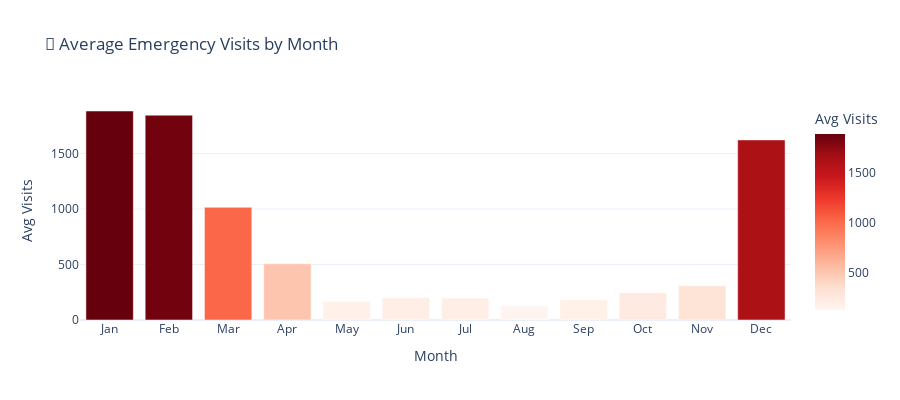

Source (notebook cell):
### Code cell
# Monthly seasonality analysis
if df is not None and emergency_cols:
    df['month'] = df['date'].dt.month
    df['month_name'] = df['date'].dt.strftime('%b')

    monthly_avg = df.groupby('month')[target_col].mean().reset_index()
    month_names = ['Jan', 'Feb', 'Mar', 'Apr', 'May', 'Jun', 'Jul', 'Aug', 'Sep', 'Oct', 'Nov', 'Dec']
    monthly_avg['month_name'] = monthly_avg['month'].map(lambda x: month_names[x-1])

    # Bar chart
    fig = px.bar(
        monthly_avg,
        x='month_name',
        y=target_col,
        title='📅 Average Emergency Visits by Month',
        labels={'month_name': 'Month', target_col: 'Avg Visits'},
        color=target_col,
        color_continuous_scale='Reds'
    )

    fig.update_layout(height=400, template='plotly_white')
    fig.write_html(VIZ_PATH / 'seasonality_by_month.html')
    fig.show()
    print(f"\n✅ Saved: seasonality_by_month.html")

    # Key insight
    peak_month = monthly_avg.loc[monthly_avg[target_col].idxmax(), 'month_name']
    print(f"\n💡 Key Insight: Peak emergency visits occur in {peak_month}")

### Figure 1 — Plotly figure (JSON) as saved in the notebook; plotly's stock layout.template omitted (floating-point values rounded to 4 significant figures)
{"data": [{"hovertemplate": "Month=%{x}<br>Avg Visits=%{marker.color}<extra></extra>", "legendgroup": "", "marker": {"color": [1882.0, 1845.0, 1015.0, 506.2, 168.1, 203.3, 197.0, 127.4, 182.5, 245.1, 307.4, 1622.0], "coloraxis": "coloraxis", "pattern": {"shape": ""}}, "name": "", "orientation": "v", "showlegend": false, "textposition": "auto", "type": "bar", "x": ["Jan", "Feb", "Mar", "Apr", "May", "Jun", "Jul", "Aug", "Sep", "Oct", "Nov", "Dec"], "xaxis": "x", "y": [1882.0, 1845.0, 1015.0, 506.2, 168.1, 203.3, 197.0, 127.4, 182.5, 245.1, 307.4, 1622.0], "yaxis": "y"}], "layout": {"barmode": "relative", "coloraxis": {"colorbar": {"title": {"text": "Avg Visits"}}, "colorscale": [[0.0, "rgb(255,245,240)"], [0.125, "rgb(254,224,210)"], [0.25, "rgb(252,187,161)"], [0.375, "rgb(252,146,114)"], [0.5, "rgb(251,106,74)"], [0.625, "rgb(239,59,44)"], [0.75, "rgb(203,24,29)"], [0.875, "rgb(165,15,21)"], [1.0, "rgb(103,0,13)"]]}, "height": 400, "legend": {"tracegroupgap": 0}, "title": {"text": "📅 Average Emergency Visits by Month"}, "xaxis": {"anchor": "y", "domain": [0.0, 1.0], "title": {"text": "Month"}}, "yaxis": {"anchor": "x", "domain": [0.0, 1.0], "title": {"text": "Avg Visits"}}}}
